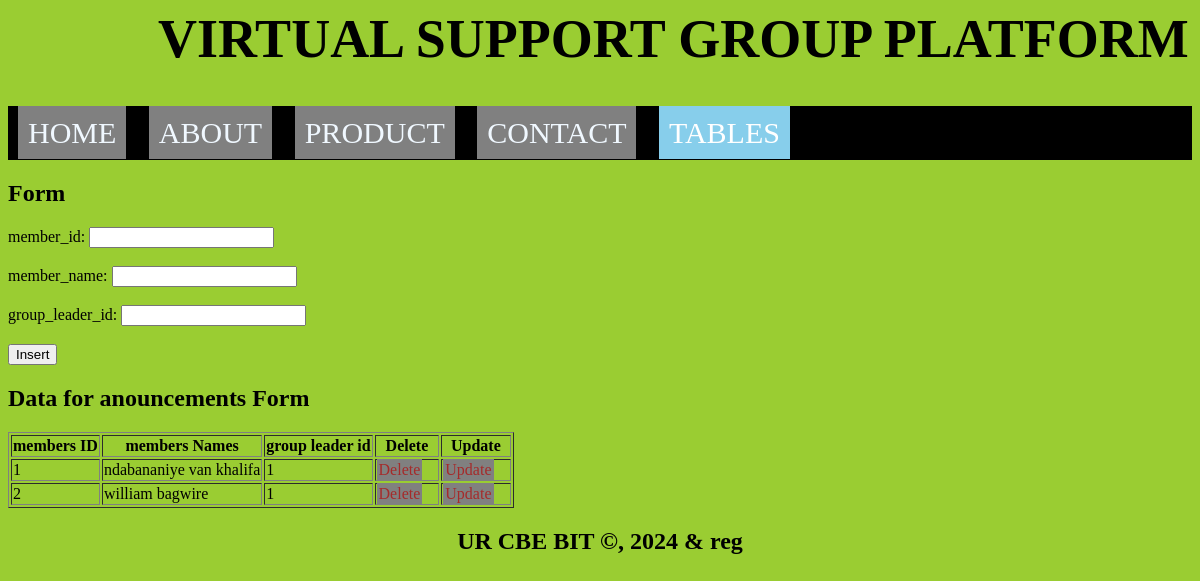
/2/members.php, run on the app's committed database.
### tables this page shows
CREATE TABLE `members` (
  `member_id` int(11) NOT NULL,
  `member_name` varchar(100) DEFAULT NULL,
  `group_leader_id` int(11) DEFAULT NULL
);

### 2/members.php (the view, shortened to what this page needs)
<html lang="en">
<head>
  <link rel="stylesheet" type="text/css" href="style.css" title="style 1" media="screen, tv, projection, handheld, print"/>
<header>
</head>
<body bgcolor="yellowgreen">
    <h1 style="margin-left: 150px; font-size: 54px;">VIRTUAL SUPPORT GROUP PLATFORM</h1>
    <div class="navbar-links" style="margin-top: 10px; font-size: 30px; background-color: black; color: white; padding: 10px;">
        <a href="home.html" style="color: aliceblue;">HOME</a>
        <a href="service.html" style="color: aliceblue;">ABOUT</a>
        <a href="about.html" style="color: aliceblue;">PRODUCT</a>
        <a href="contact.html" style="color: aliceblue;">CONTACT</a>
        <div class="dropdown">
            <a href="#" style="padding: 10px; color: white; background-color: skyblue; text-decoration: none;">TABLES</a>
        </div>
    </div>
<section>
<h1> Form</h1>
    <form method="post" onsubmit="return confirmInsert();">
        <label for="member_id">member_id:</label>
        <input type="number" id="member_id" name="member_id"><br><br>
        <label for="member_name">member_name:</label>
        <input type="text" id="member_name" name="member_name" required><br><br>
        <label for="group_leader_id">group_leader_id:</label>
        <input type="number" id="group_leader_id" name="group_leader_id" required><br><br>
        <input type="submit" name="add" value="Insert">
    </form>
<h2>Data for anouncements Form</h2>
    <table border="1">
        <tr>
            <th>members ID</th>
            <th>members Names</th>
            <th>group leader id</th>
            <th>Delete</th>
            <th>Update</th>
        </tr>
        <?php
        include('connection.php');
        $sql = "SELECT * FROM members";
        $result = $connection->query($sql);
        if ($result->num_rows > 0) {
            while ($row = $result->fetch_assoc()) {
                $member_id = $row['member_id'];
                echo "<tr>
                    <td>" . $row['member_id'] . "</td>
                    <td>" . $row['member_name'] . "</td>
                    <td>" . $row['group_leader_id'] . "</td>
                    <td><a style='padding:2px' href='delete_members.php?member_id=$member_id'>Delete</a></td>
                    <td><a style='padding:2px' href='update_members.php?member_id=$member_id'>Update</a></td>
                </tr>";
            }
        } else {
            echo "<tr><td colspan='7'>No data found</td></tr>";
        }
        ?>
    </table>
  </body>
<footer>
  <center>
    <b><h2>UR CBE BIT &copy, 2024 & reg</h2></b>
  </center>
</footer>
</body>
</html>

### 2/style.css (style rules this page uses)
.dropdown { position: relative; display: inline-block; }

### 2/members.php (style rules this page uses)
a { padding: 10px; color: white; background-color: grey; text-decoration: none; margin-right: 15px; }
a:link { color: brown; }

### data on the page
members: member_id "1", member_name "ndabananiye van khalifa", group_leader "1"
members: member_id "2", member_name "william bagwire", group_leader "1"
